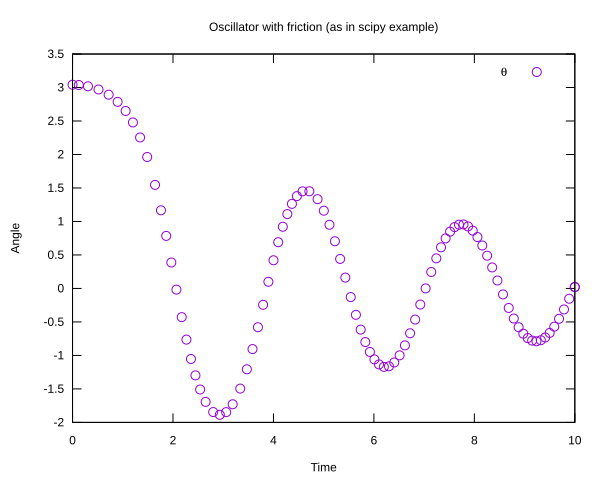

This figure's gnuplot source:
set terminal svg enhanced background "white"
set output 'FricOscillator.svg'

set xlabel 'Time'
set ylabel 'Angle'

# Title
set title 'Oscillator with friction (as in scipy example)'

plot 'Out.FricOscillator.txt' using 1:2 w p pt 6 title '{/Symbol q}'

